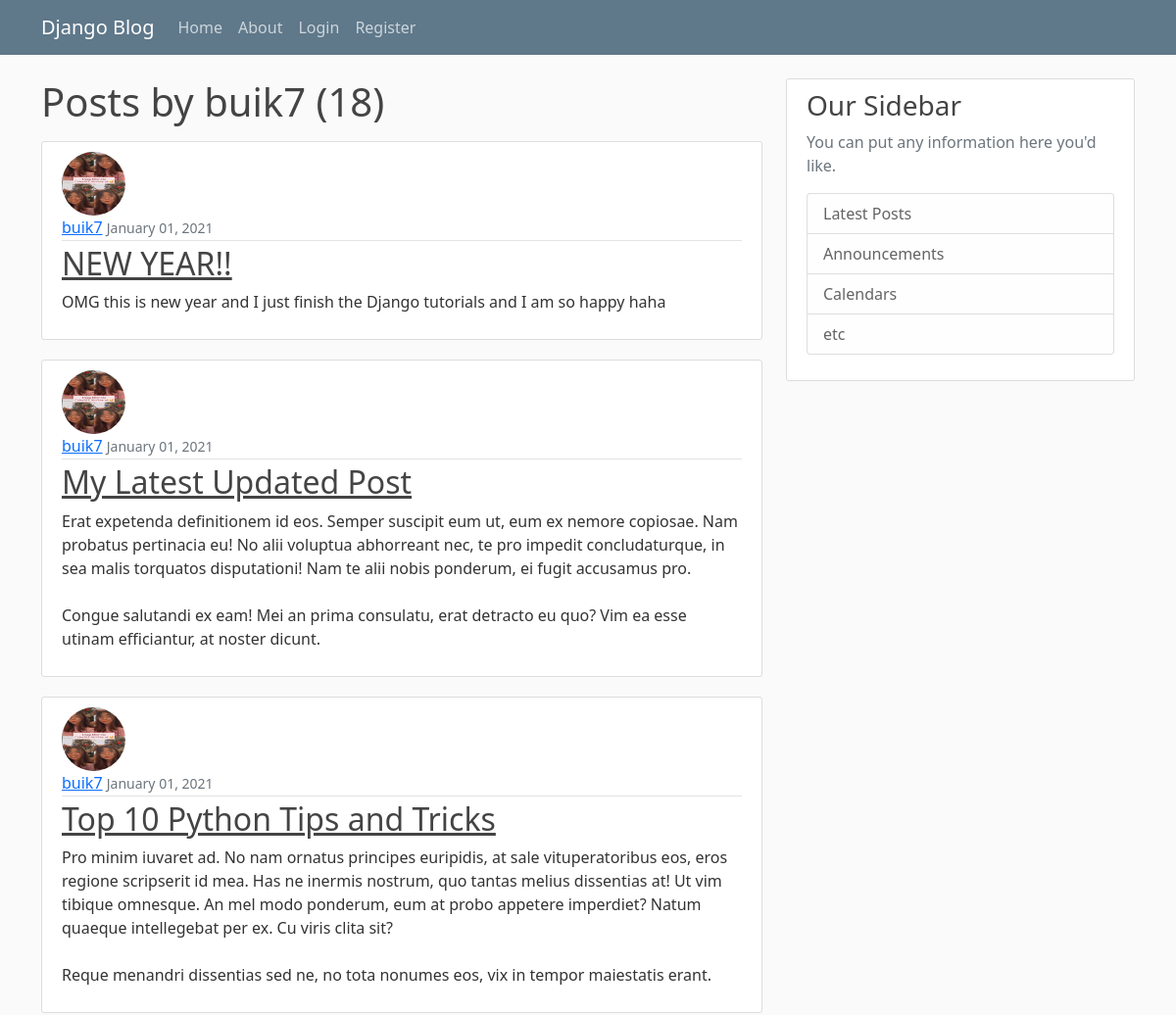
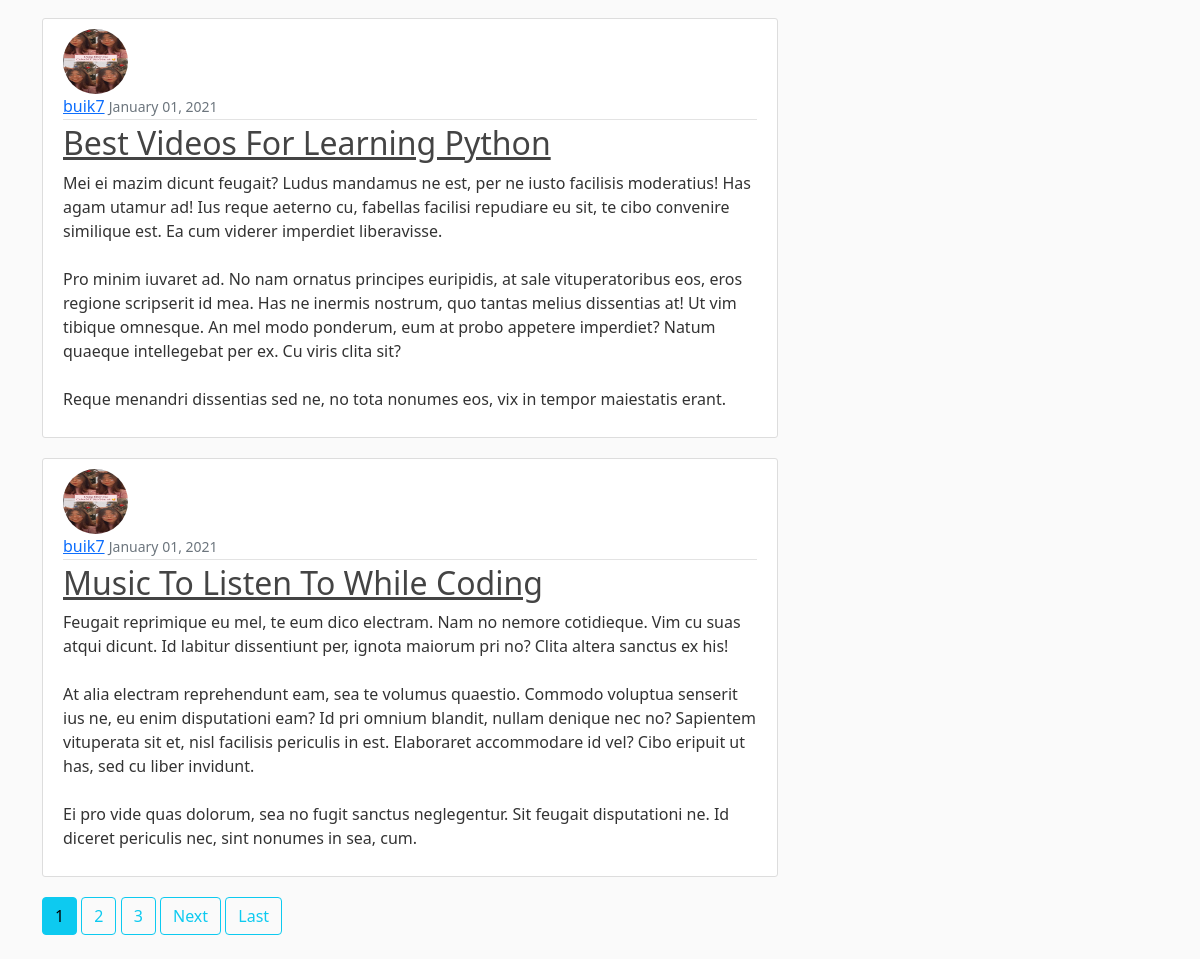
/user/buik7, run on the app's committed database (2 pictures, top to bottom).
### blog/models.py (models this page shows, shortened)
class Post(models.Model):
    title = models.CharField(max_length= 100)
    content = models.TextField()
    date_posted = models.DateTimeField(default=timezone.now)
    author = models.ForeignKey(User, on_delete=models.CASCADE) # delete a user = delete all their posts

### users/models.py (models this page shows, shortened)
class Profile(models.Model):
    user = models.OneToOneField(User, on_delete=models.CASCADE) # user is deleted -> profile is deleted
    image = models.ImageField(default='default.jpg', upload_to='profile_pics')

### blog/views.py (the view)
# urls.py: path('user/<str:username>', UserPostListView.as_view(), name = 'user_posts'),
class UserPostListView(ListView):
    model = Post
    template_name = 'blog/user_posts.html' # <app>/<model>_<viewtype>.html
    context_object_name = 'posts'    # same as the key of context above
    paginate_by = 5                  # 5 posts per page
    def get_queryset(self):
        user = get_object_or_404(User, username=self.kwargs.get('username'))
        return Post.objects.filter(author=user).order_by('-date_posted')

### blog/templates/blog/user_posts.html (shortened to what this page needs)
{% extends "blog/base.html" %}
{% block content %}
    <h1 class="mb-3">Posts by {{ view.kwargs.username }} ({{page_obj.paginator.count}})</h1>
    {% for post in posts %}
        <article class="media content-section">
            <img class = "rounded-circle article-img" src="{{ post.author.profile.image.url}}">
            <div class="media-body">
                <div class="article-metadata">
                    <a class="mr-2" href="{% url 'user_posts' post.author.username %}">{{ post.author }}</a>
                    <small class="text-muted">{{ post.date_posted|date:"F d, Y" }}</small>
                </div>
                <h2><a class="article-title" href="{% url 'post_detail' post.id %}">{{ post.title }}</a></h2>
                <p class="article-content">{{ post.content }}</p>
            </div>
        </article>
    {% endfor %}
    {% if is_paginated %}
        {% for num in page_obj.paginator.page_range %}
            {% if page_obj.number == num %}
                <a class= "btn btn-info mb-4" href="?page={{ num }}">{{num}}</a>
            {% elif num > page_obj.number|add:'-3' and num < page_obj.number|add:'3' %}
                <a class= "btn btn-outline-info mb-4" href="?page={{ num }}">{{num}}</a>
            {% endif %}
        {% endfor %}
        {% if page_obj.has_next %}
            <a class= "btn btn-outline-info mb-4" href="?page={{page_obj.next_page_number}}">Next</a>
            <a class= "btn btn-outline-info mb-4" href="?page={{page_obj.paginator.num_pages}}">Last</a>
        {% endif %}
    {% endif %}
{% endblock content %}

### blog/static/blog/main.css (style rules this page uses)
body { background: #fafafa; color: #333333; margin-top: 5rem; }
h1, h2, h3, h4, h5, h6 { color: #444444; }
.content-section { background: #ffffff; padding: 10px 20px; border: 1px solid #dddddd; border-radius: 3px; margin-bottom: 20px; }
.article-title { color: #444444; }
.article-content { white-space: pre-line; }
.article-img { height: 65px; width: 65px; margin-right: 16px; }
.article-metadata { padding-bottom: 1px; margin-bottom: 4px; border-bottom: 1px solid #e3e3e3 }

### data on the page
Post: author.profile.image (picture), author "buik7", date_posted "January 01, 2021", title "NEW YEAR!!", content "OMG this is new year and I just finish the Django tutorials and I am so happy haha"
Post: author.profile.image (picture), author "buik7", date_posted "January 01, 2021", title "My Latest Updated Post", content "Erat expetenda definitionem id eos. Semper suscipit eum ut, eum ex nemore copiosae. Nam probatus pertinacia eu! No alii voluptua abhorreant nec, te pro impedit concludaturque, in sea malis torquatos disputationi! Nam te alii nobis ponderum, ei fugit accusamus pro. Congue salutandi ex eam! Mei an prima consulatu, erat detracto eu quo? Vim ea esse utinam efficiantur, at noster dicunt."
Post: author.profile.image (picture), author "buik7", date_posted "January 01, 2021", title "Top 10 Python Tips and Tricks", content "Pro minim iuvaret ad. No nam ornatus principes euripidis, at sale vituperatoribus eos, eros regione scripserit id mea. Has ne inermis nostrum, quo tantas melius dissentias at! Ut vim tibique omnesque. An mel modo ponderum, eum at probo appetere imperdiet? Natum quaeque intellegebat per ex. Cu viris clita sit? Reque menandri dissentias sed ne, no tota nonumes eos, vix in tempor maiestatis erant."
Post: author.profile.image (picture), author "buik7", date_posted "January 01, 2021", title "Best Videos For Learning Python", content "Mei ei mazim dicunt feugait? Ludus mandamus ne est, per ne iusto facilisis moderatius! Has agam utamur ad! Ius reque aeterno cu, fabellas facilisi repudiare eu sit, te cibo convenire similique est. Ea cum viderer imperdiet liberavisse. Pro minim iuvaret ad. No nam ornatus principes euripidis, at sale vituperatoribus eos, eros regione scripserit id mea. Has ne inermis nostrum, quo tantas melius dissentias at! Ut vim tibique omnesque. An mel modo ponderum, eum at probo appetere imperdiet? Natum quaeque intellegebat per ex. Cu viris clita sit? Reque menandri dissentias sed ne, no tota nonumes eos, vix in tempor maiestatis erant."
Post: author.profile.image (picture), author "buik7", date_posted "January 01, 2021", title "Music To Listen To While Coding", content "Feugait reprimique eu mel, te eum dico electram. Nam no nemore cotidieque. Vim cu suas atqui dicunt. Id labitur dissentiunt per, ignota maiorum pri no? Clita altera sanctus ex his! At alia electram reprehendunt eam, sea te volumus quaestio. Commodo voluptua senserit ius ne, eu enim disputationi eam? Id pri omnium blandit, nullam denique nec no? Sapientem vituperata sit et, nisl facilisis periculis in est. Elaboraret accommodare id vel? Cibo eripuit ut has, sed cu liber invidunt. Ei pro vide quas dolorum, sea no fugit sanctus neglegentur. Sit feugait disputationi ne. Id diceret periculis nec, sint nonumes in sea, cum."

### other printed values
{{ view.kwargs.username }} "buik7"
{{ page_obj.paginator.count }} "18"
{{ num }} "1"
{{ num }} "2" "3"
